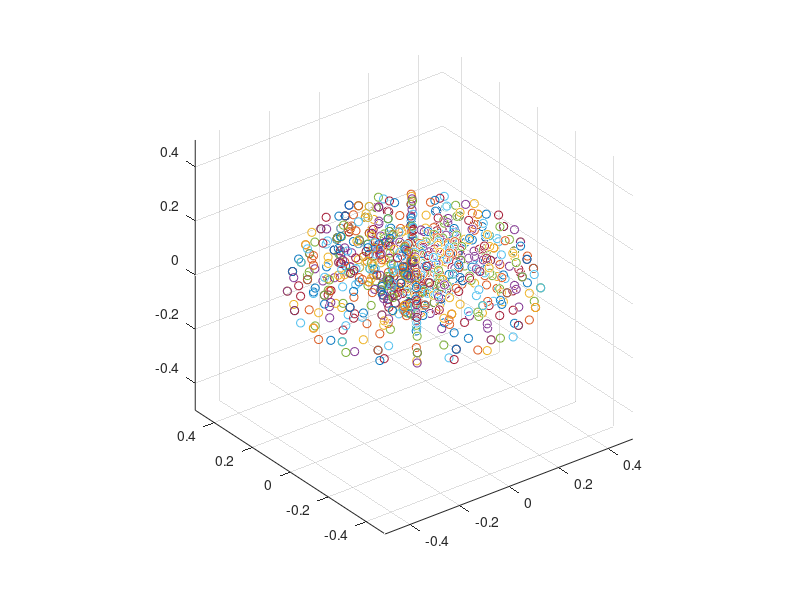

MATLAB code to generate this figure:
clc
clear all
th0 = 0:0.1*pi:2*pi;
th1 = 0:0.25*pi:pi;
th2 = 0:0.25*pi:2*pi;
phi = 0;
l1 = 0.15;
l2 = 0.07;
l3 = 0.186;
xc =0;
zc = 0;
yc = 0;

T = zeros(3, 3, length(th0));
for m = 1:length(th0)
  
     T(:,:,m) = [cos(th0(m)) , -sin(th0(m)), 0;
                  sin(th0(m)),cos(th0(m)) , 0;
                       0, 0 ,1 ];
end

for m = 1 :length(th0)
    for i = 1:length(th1)
        for j= 1: length(th2)
            
    
    
           v1=[0 ;  yc+l1*cos(th1(i)) ; zc +  l1*sin(th1(i))]
        v2=v1+[0; l2*cos(th2(j));l2*sin(th2(j))];
        v3 = v2 + [ 0; l3*cos(phi); l3*sin(phi)];
        axis equal;
        grid on;
        v3 = T(:, : ,m)*v3;
        v2 = T(:, : ,m)*v2;
        v1 = T(:, : ,m)*v1;
         xlim([-0.5 0.5]);
        ylim([-0.5 0.5]);
        zlim([-0.5 0.5]);
        plot3([0 0],[0 0],[0 zc],'y' );
        scatter3(v3(1), v3(2), v3(3)); hold on;
        %plot3([xc v1(1)],[yc v1(2)],[zc v1(3)],'r');
        % plot3([v1(1) v2(1)],[v1(2) v2(2)],[v1(3) v2(3)],'b')
        % plot3([v2(1) v3(1)],[v2(2) v3(2)],[v2(3) v3(3)],'g')      
    
        end
    end
end
